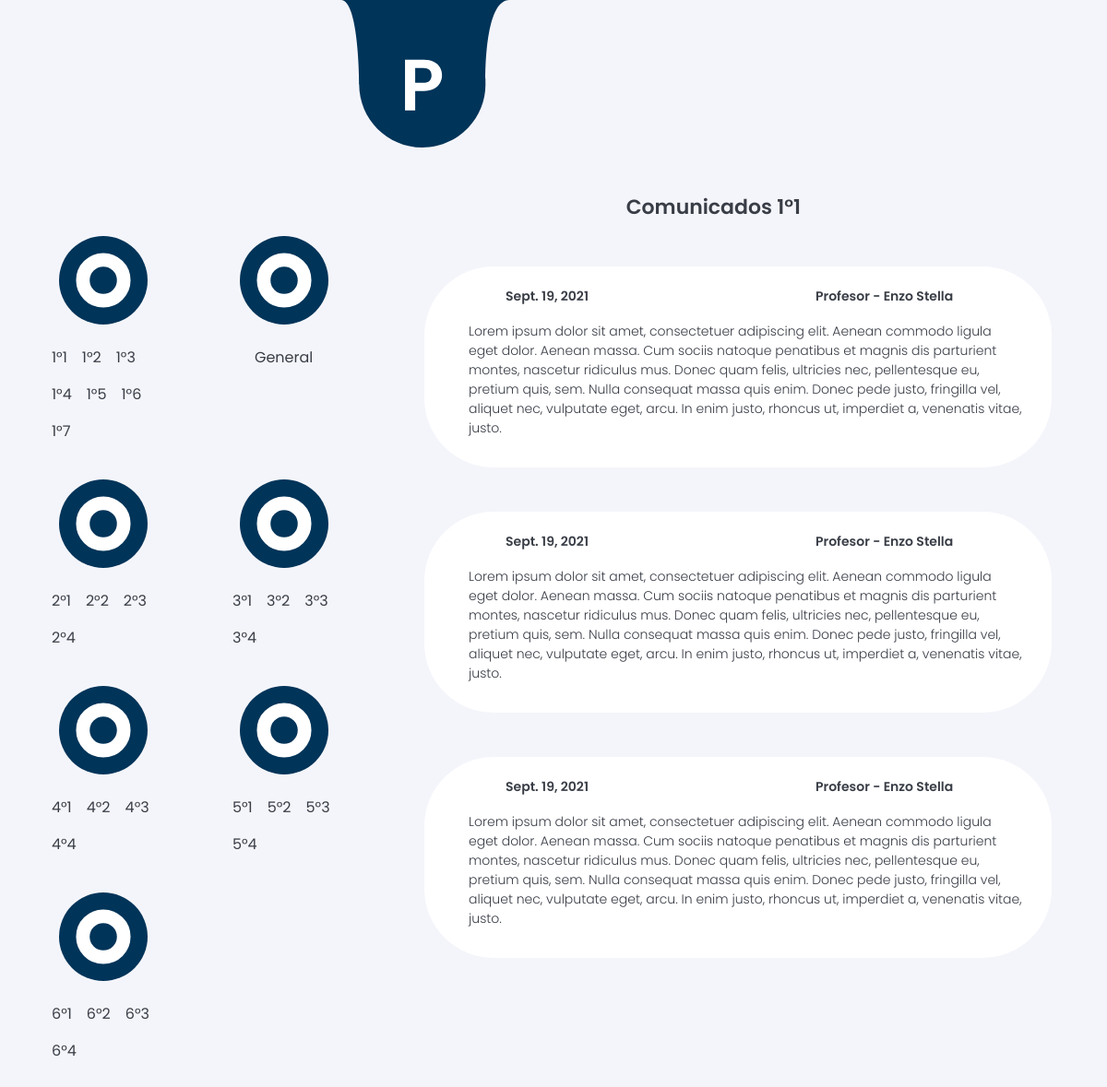
Page /curso/1°1/ on the committed database.
### preno/models.py (models this page shows, shortened)
class Categoria(models.Model):
    nombre = models.CharField(max_length=50)
    @property
    def get_courses(self):
        return self.curso_set.all()

class Curso(models.Model):
    nombre = models.CharField(max_length=10)
    categoria = models.ForeignKey(Categoria, on_delete=models.CASCADE, null=True)
    turno = models.CharField(max_length=15)
    año_cursada = models.IntegerField()
    @property
    def get_notes(self):
        return self.nota_set.all()

class Nota(models.Model):
    autor = models.ForeignKey(settings.AUTH_USER_MODEL, on_delete=models.CASCADE)
    curso = models.ForeignKey(Curso, on_delete=models.CASCADE, null=True)
    texto = models.TextField()
    fecha = models.DateTimeField(default=timezone.now)

### account/models.py (models this page shows, shortened)
class Account(AbstractBaseUser):
    email = models.EmailField(max_length=100, unique=True)
    nombre_apellido = models.CharField(max_length=150)
    cargo = models.CharField(max_length=50)
    fecha_creacion = models.DateTimeField(auto_now_add=True)
    last_login = models.DateTimeField(auto_now=True)
    is_admin = models.BooleanField(default=False)
    is_active = models.BooleanField(default=True)
    is_staff = models.BooleanField(default=False)
    is_superuser = models.BooleanField(default=False)
    USERNAME_FIELD = 'email'
    REQUIRED_FIELDS = ['nombre_apellido', 'cargo']
    objects = MyAccountManager()

### preno/views.py (the view)
# urls.py: path('curso/<curso>/', views.curso, name='curso')
def curso(request, curso):
    categorias = Categoria.objects.all()
    cursos = Curso.objects.get(nombre=curso)
    context = {
        'categorias': categorias,
        'cursos': cursos,
        'cat_len': categorias.count(),
    }
    return render(request, 'preno/index.html', context)

### preno/templates/preno/index.html (shortened to what this page needs)
{% load static %}
<!DOCTYPE html>
<html lang="en">
<head>
    <link href="https://cdn.jsdelivr.net/npm/bootstrap@5.0.2/dist/css/bootstrap.min.css" rel="stylesheet">
    <link rel="stylesheet" href="{% static 'css/main.css' %}">
</head>
<body>
    <nav class="navbar navbar-expand-sm">
        <a class="navbar-brand" href="{% url 'preno:curso' curso='General' %}"><img src="{% static 'images/Logo.svg' %}" class='logo' alt="Preno"></a>
    </nav>
    <div class="container-fluid">
        <div class="row pt-5 justify-content-center">
            <div class="col-sm-4 overflow-auto">
                <div class="row pt-5 ps-2">
                    {%for categoria in categorias%}
                        <div class="col-6 ps-5 pb-4">
                                <img src="{% static 'images/curso.svg' %}" class='curso-back mx-2' alt="">
                                <div class="d-flex flex-wrap break-2 pt-4">
                                    {%for curso in categoria.get_courses%}
                                        {%if categoria.get_courses|length == 1%}
                                        <p class="ps-4"style='text-align: center !important'><a href="{% url 'preno:curso' curso=curso.nombre %}">{{curso.nombre}}</a></p>
                                        {%else%}
                                        <p class="pe-3"style='text-align: center !important'><a href="{% url 'preno:curso' curso=curso.nombre %}">{{curso.nombre}}</a></p>
                                        {%endif%}
                                    {%endfor%}
                                </div>
                        </div>
                    {%endfor%}
                </div>
            </div>
            <div class="col-sm-8 overflow-auto">
                <div class="row justify-content-center">
                    <div class="col-4">
                        <span class="curso-title color-text">Comunicados {{cursos.nombre}}</span>
                    </div>
                </div>
                {%for nota in cursos.get_notes%}
                    <div class="row m-5">
                        <div class="card p-3 border-0 h-25">
                            <div class="row ps-5 mt-1 justify-content-around">
                                <div class="col-6">
                                    <span class="ps-4 nota-features color-text">{{nota.fecha.date}}</span>
                                </div>
                                <div class="col-6">
                                    <span class="ps-5 nota-features color-text">{{nota.autor.cargo}} - {{nota.autor.nombre_apellido}}</span>
                                </div>
                            </div>
                            <div class="row justify-content-center">
                                <div class="col">
                                    <div class="card-body">
                                        <p class="card-text nota-text color-text ps-3">{{nota.texto}}</p>
                                    </div>
                                </div>
                            </div>
                        </div>
                    </div>
                {%endfor%}
            </div>
        </div>
    </div>
</body>
</html>

### static/css/main.css (style rules this page uses)
body { background: #F4F5FA; height: 100vh; font-family: "Poppins"; }
a { text-decoration: none; color: #393D46; }
.navbar { display: inline !important; padding-top: 0 !important; text-align: center; }
.navbar .logo { -webkit-user-select: none; -moz-user-select: none; -ms-user-select: none; user-select: none; height: 10rem; padding-left: 23rem; }
.card { border-radius: 75px; }
.color-text { color: #393D46; }
.curso-title { font-weight: 600; font-size: 22px; }
.curso-back { height: 6rem; }
.nota-features { font-weight: 600; font-size: 14px; }
.nota-text { font-weight: 300; font-size: 14px; }
.break-2 { width: 90% !important; }

### rows in the picture
Curso: nombre "1°1"
Curso: nombre "1°2"
Curso: nombre "1°3"
Curso: nombre "1°4"
Curso: nombre "1°5"
Curso: nombre "1°6"
Curso: nombre "1°7"
Curso: nombre "General"
Curso: nombre "2°1"
Curso: nombre "2°2"
Curso: nombre "2°3"
Curso: nombre "2°4"
Curso: nombre "3°1"
Curso: nombre "3°2"
Curso: nombre "3°3"
Curso: nombre "3°4"
Curso: nombre "4°1"
Curso: nombre "4°2"
Curso: nombre "4°3"
Curso: nombre "4°4"
Curso: nombre "5°1"
Curso: nombre "5°2"
Curso: nombre "5°3"
Curso: nombre "5°4"
Curso: nombre "6°1"
Curso: nombre "6°2"
Curso: nombre "6°3"
Curso: nombre "6°4"
Nota: fecha "Sept. 19, 2021", autor.cargo "Profesor", autor.nombre_apellido "Enzo Stella", texto "Lorem ipsum dolor sit amet, consectetuer adipiscing elit. Aenean commodo ligula eget dolor. Aenean massa. Cum sociis natoque penatibus et magnis dis parturient montes, nascetur ridiculus mus. Donec quam felis, ultricies nec, pellentesque eu, pretium quis, sem. Nulla consequat massa quis enim. Donec pede justo, fringilla vel, aliquet nec, vulputate eget, arcu. In enim justo, rhoncus ut, imperdiet a, venenatis vitae, justo."
Nota: fecha "Sept. 19, 2021", autor.cargo "Profesor", autor.nombre_apellido "Enzo Stella", texto "Lorem ipsum dolor sit amet, consectetuer adipiscing elit. Aenean commodo ligula eget dolor. Aenean massa. Cum sociis natoque penatibus et magnis dis parturient montes, nascetur ridiculus mus. Donec quam felis, ultricies nec, pellentesque eu, pretium quis, sem. Nulla consequat massa quis enim. Donec pede justo, fringilla vel, aliquet nec, vulputate eget, arcu. In enim justo, rhoncus ut, imperdiet a, venenatis vitae, justo."
Nota: fecha "Sept. 19, 2021", autor.cargo "Profesor", autor.nombre_apellido "Enzo Stella", texto "Lorem ipsum dolor sit amet, consectetuer adipiscing elit. Aenean commodo ligula eget dolor. Aenean massa. Cum sociis natoque penatibus et magnis dis parturient montes, nascetur ridiculus mus. Donec quam felis, ultricies nec, pellentesque eu, pretium quis, sem. Nulla consequat massa quis enim. Donec pede justo, fringilla vel, aliquet nec, vulputate eget, arcu. In enim justo, rhoncus ut, imperdiet a, venenatis vitae, justo."
